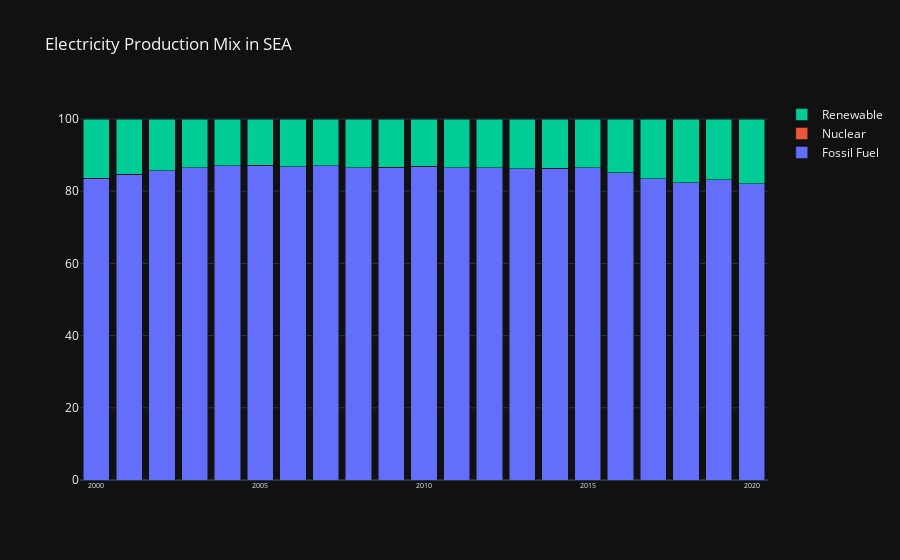

The cell this chart's notebook holds for it:
### Code cell
fig_electricity_sea_portion = go.Figure()
fig_electricity_sea_portion = fig_electricity_sea_portion.add_trace(go.Bar(x = electricity_sea_sum.index, y = electricity_sea_sum['% Fossil Fuel'], name = 'Fossil Fuel'))
fig_electricity_sea_portion = fig_electricity_sea_portion.add_trace(go.Bar(x = electricity_sea_sum.index, y = electricity_sea_sum['% Nuclear'], name = 'Nuclear'))
fig_electricity_sea_portion = fig_electricity_sea_portion.add_trace(go.Bar(x = electricity_sea_sum.index, y = electricity_sea_sum['% Renewable'], name = 'Renewable'))
fig_electricity_sea_portion = fig_electricity_sea_portion.update_layout( title = 'Electricity Production Mix in SEA', xaxis_tickfont_size = 7, template = 'plotly_dark', barmode = 'stack')
fig_electricity_sea_portion.show()

### Figure 1 — Plotly figure (JSON) as saved in the notebook; plotly's stock layout.template omitted (floating-point values rounded to 4 significant figures)
{"data": [{"name": "Fossil Fuel", "type": "bar", "x": [2000, 2001, 2002, 2003, 2004, 2005, 2006, 2007, 2008, 2009, 2010, 2011, 2012, 2013, 2014, 2015, 2016, 2017, 2018, 2019, 2020], "y": [83.61, 84.7, 85.67, 86.53, 87.01, 87.14, 86.82, 87.03, 86.56, 86.65, 86.93, 86.46, 86.47, 86.17, 86.39, 86.54, 85.11, 83.42, 82.31, 83.17, 82.06]}, {"name": "Nuclear", "type": "bar", "x": [2000, 2001, 2002, 2003, 2004, 2005, 2006, 2007, 2008, 2009, 2010, 2011, 2012, 2013, 2014, 2015, 2016, 2017, 2018, 2019, 2020], "y": [0, 0, 0, 0, 0, 0, 0, 0, 0, 0, 0, 0, 0, 0, 0, 0, 0, 0, 0, 0, 0]}, {"name": "Renewable", "type": "bar", "x": [2000, 2001, 2002, 2003, 2004, 2005, 2006, 2007, 2008, 2009, 2010, 2011, 2012, 2013, 2014, 2015, 2016, 2017, 2018, 2019, 2020], "y": [16.39, 15.3, 14.33, 13.47, 12.99, 12.86, 13.18, 12.97, 13.44, 13.35, 13.07, 13.54, 13.53, 13.83, 13.61, 13.46, 14.89, 16.58, 17.69, 16.83, 17.94]}], "layout": {"barmode": "stack", "title": {"text": "Electricity Production Mix in SEA"}, "xaxis": {"tickfont": {"size": 7}}}}
